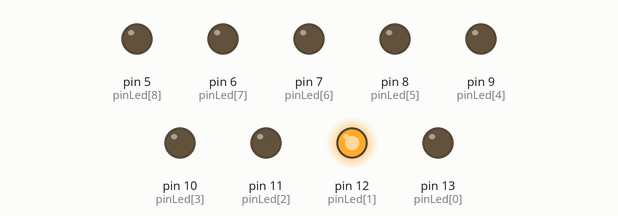
Simulated run of this sketch. Board: Arduino Uno, built with avr-gcc and run on an emulated ATmega328P. Parts: output pins drawn as LEDs (lit = HIGH).

Above: at 0.02 s.
At 0.37 s:
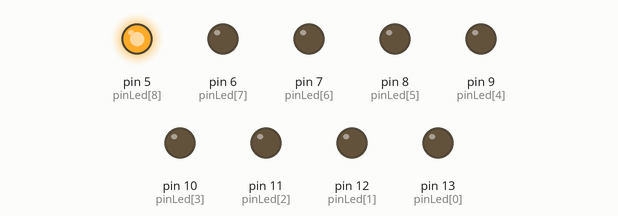
At 0.72 s:
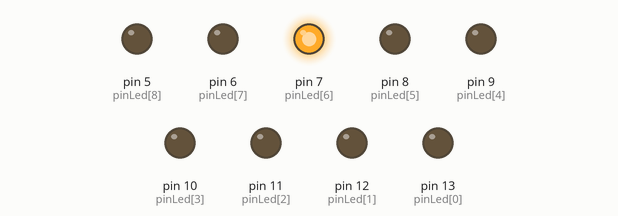
At 1.47 s:
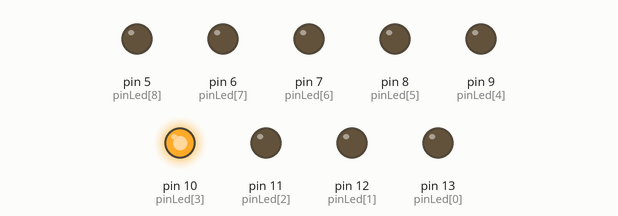
At 2.22 s:
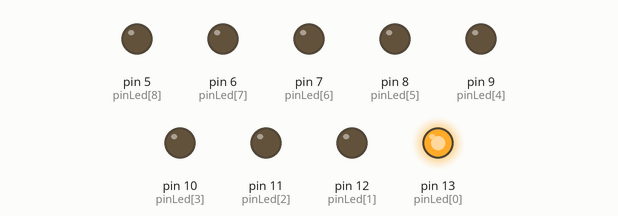
At 2.92 s:
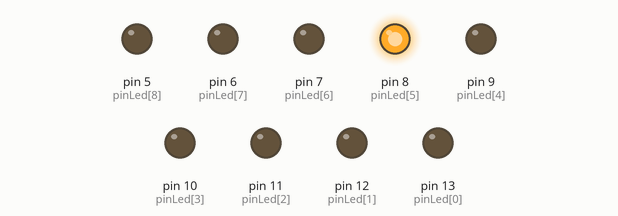
Timing chart, 0 to 3.2 s (numbered marks = the images above):
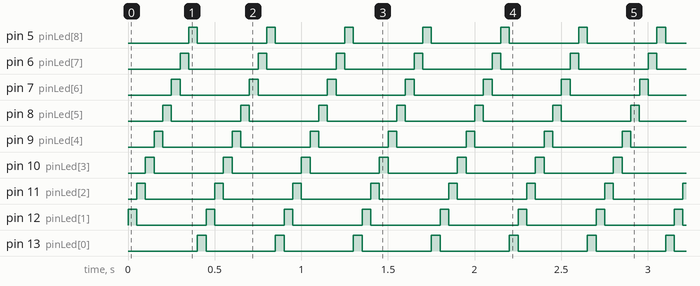

The sketch:

while.ino
```cpp
//Declarando array:
int pinLed[9] = {13,12,11,10,9,8,7,6,5};
int qtdLeds = 9;
int qtdArray = qtdLeds - 1;
int numeroLed;
int on = 0 ;
char digitado;

void setup() {
  // put your setup code here, to run once:
  int x;

  for(x = 0; x < 9; x = x + 1){
     pinMode(pinLed[x], OUTPUT);
  }
  Serial.begin(9600);
}

void loop() {
  // put your main code here, to run repeatedly:
  digitado = ' ';
  numeroLed = 0;
  while (digitado != 'P' ){
     digitalWrite(pinLed[numeroLed], LOW);
     numeroLed++;
     if (numeroLed > qtdArray){
        numeroLed = 0;
     }
     digitalWrite(pinLed[numeroLed], HIGH);
     if (Serial.available()){
        digitado = Serial.read();
     }
     delay(50);
  }
  delay(3000);
}
```

Measured:
- by itself, pin 5 (pinLed[8]), pin 6 (pinLed[7]), pin 7 (pinLed[6]), pin 8 (pinLed[5]), pin 9 (pinLed[4]), pin 10 (pinLed[3]), pin 11 (pinLed[2]), pin 12 (pinLed[1]), pin 13 (pinLed[0]): alternates HIGH for 0.05 s and LOW for 0.40 s
- by itself, everything shown: repeats every 0.45 s, in 9 steps
